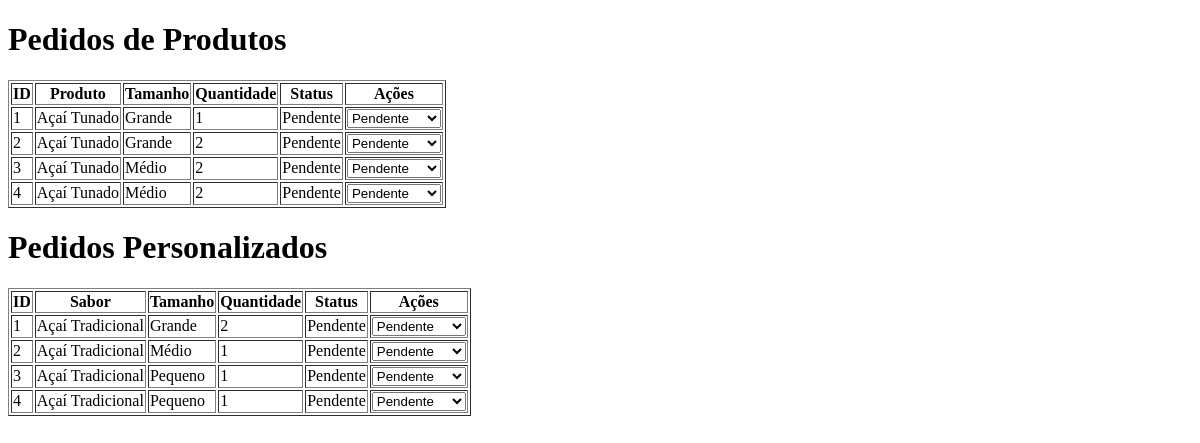
Before: /pedido/listar-pedidos/ (signed in) with the older database file.
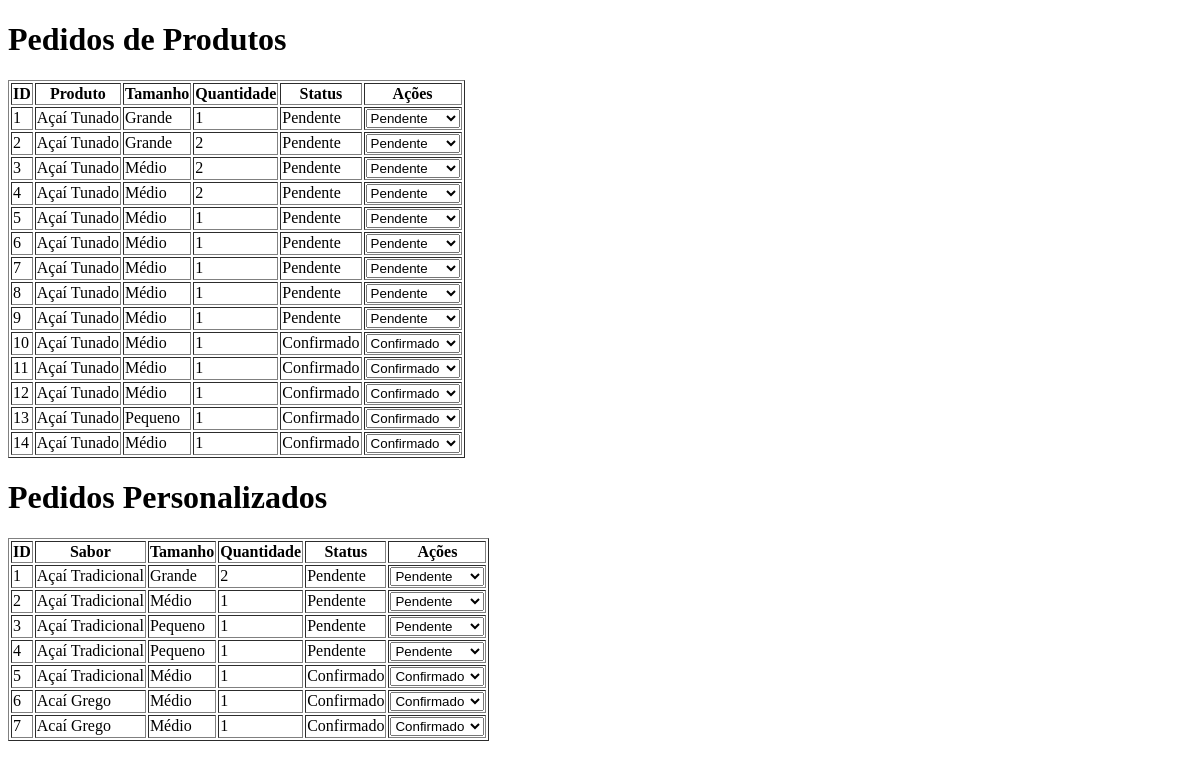
After: the same page with the newer database file.
### pedido/models.py (models this page shows, shortened)
class PedidoProduto(models.Model):
    produto = models.ForeignKey(Produto, on_delete=models.CASCADE)
    tamanho = models.ForeignKey(Tamanho, on_delete=models.CASCADE)
    quantidade = models.PositiveIntegerField(default=1)
    data_pedido = models.DateTimeField(auto_now_add=True)
    METODOS_PAGAMENTO = [
        ('pagamento_na_entrega', 'Pagar na Entrega'),
    ]
    metodo_pagamento = models.CharField(max_length=20, choices=METODOS_PAGAMENTO, default='pagamento_na_entrega')
    STATUS_PEDIDO = [
        ('pendente', 'Pendente'),
        ('confirmado', 'Confirmado'),
        ('em_transito', 'Em Trânsito'),
        ('entregue', 'Entregue'),
    ]
    status = models.CharField(max_length=20, choices=STATUS_PEDIDO, default='pendente')

class PedidoPersonalizado(models.Model):
    sabor = models.ForeignKey(Sabor, on_delete=models.CASCADE)
    acompanhamentos = models.ManyToManyField(Acompanhamento, blank=True)
    tamanho = models.ForeignKey(Tamanho, on_delete=models.CASCADE)
    quantidade = models.PositiveIntegerField(default=1)
    data_pedido = models.DateTimeField(auto_now_add=True)
    METODOS_PAGAMENTO = [
        ('pagamento_na_entrega', 'Pagar na Entrega'),
    ]
    metodo_pagamento = models.CharField(max_length=20, choices=METODOS_PAGAMENTO, default='pagamento_na_entrega')
    STATUS_PEDIDO = [
        ('pendente', 'Pendente'),
        ('confirmado', 'Confirmado'),
        ('em_transito', 'Em Trânsito'),
        ('entregue', 'Entregue'),
    ]
    status = models.CharField(max_length=20, choices=STATUS_PEDIDO, default='pendente')

### produto/models.py (models this page shows, shortened)
class Produto(models.Model):
    nome = models.CharField(max_length=100)
    preco = models.DecimalField(max_digits=6, decimal_places=2)
    sabor = models.ManyToManyField(Sabor, blank=True)
    acompanhamentos = models.ManyToManyField(Acompanhamento, blank=True)

### ingrediente/models.py (models this page shows, shortened)
class Tamanho(models.Model):
    nome = models.CharField(max_length=50)
    preco_adicional = models.DecimalField(max_digits=5, decimal_places=2)

class Sabor(models.Model):
    nome = models.CharField(max_length=100)
    preco_adicional = models.DecimalField(max_digits=5, decimal_places=2)

### pedido/views.py (the view)
# urls.py: path('listar-pedidos/', views.listar_pedidos, name='listar_pedidos'),
@user_passes_test(lambda u: u.is_staff)
def listar_pedidos(request):
    pedidos_produto = PedidoProduto.objects.all()
    pedidos_personalizado = PedidoPersonalizado.objects.all()
    return render(request, 'pedido/listar_pedidos.html', {
        'pedidos_produto': pedidos_produto,
        'pedidos_personalizado': pedidos_personalizado,
    })

### templates/pedido/listar_pedidos.html (shortened to what this page needs)
<!DOCTYPE html>
<html>
<head>
</head>
<body>
    <h1>Pedidos de Produtos</h1>
    <table border="1">
        <thead>
            <tr>
                <th>ID</th>
                <th>Produto</th>
                <th>Tamanho</th>
                <th>Quantidade</th>
                <th>Status</th>
                <th>Ações</th>
            </tr>
        </thead>
        <tbody>
            {% for pedido in pedidos_produto %}
            <tr>
                <td>{{ pedido.id }}</td>
                <td>{{ pedido.produto.nome }}</td>
                <td>{{ pedido.tamanho.nome }}</td>
                <td>{{ pedido.quantidade }}</td>
                <td>{{ pedido.get_status_display }}</td>
                <td>
                    <form action="{% url 'atualizar_status' pedido_id=pedido.id tipo_pedido='produto' %}" method="post">
                        <select name="status" onchange="this.form.submit()">
                            <option value="pendente" {% if pedido.status == 'pendente' %}selected{% endif %}>Pendente</option>
                            <option value="confirmado" {% if pedido.status == 'confirmado' %}selected{% endif %}>Confirmado</option>
                        </select>
                    </form>
                </td>
            </tr>
            {% endfor %}
        </tbody>
    </table>
    <h1>Pedidos Personalizados</h1>
    <table border="1">
        <thead>
            <tr>
                <th>ID</th>
                <th>Sabor</th>
                <th>Tamanho</th>
                <th>Quantidade</th>
                <th>Status</th>
                <th>Ações</th>
            </tr>
        </thead>
        <tbody>
            {% for pedido in pedidos_personalizado %}
            <tr>
                <td>{{ pedido.id }}</td>
                <td>{{ pedido.sabor.nome }}</td>
                <td>{{ pedido.tamanho.nome }}</td>
                <td>{{ pedido.quantidade }}</td>
                <td>{{ pedido.get_status_display }}</td>
                <td>
                    <form action="{% url 'atualizar_status' pedido_id=pedido.id tipo_pedido='personalizado' %}" method="post">
                        <select name="status" onchange="this.form.submit()">
                            <option value="pendente" {% if pedido.status == 'pendente' %}selected{% endif %}>Pendente</option>
                            <option value="confirmado" {% if pedido.status == 'confirmado' %}selected{% endif %}>Confirmado</option>
                        </select>
                    </form>
                </td>
            </tr>
            {% endfor %}
        </tbody>
    </table>
</body>
</html>

Changed rows visible on the page:
added PedidoProduto: id "5", produto.nome "Açaí Tunado", tamanho.nome "Médio", quantidade "1", status "Pendente"
added PedidoProduto: id "6", produto.nome "Açaí Tunado", tamanho.nome "Médio", quantidade "1", status "Pendente"
added PedidoProduto: id "7", produto.nome "Açaí Tunado", tamanho.nome "Médio", quantidade "1", status "Pendente"
added PedidoProduto: id "8", produto.nome "Açaí Tunado", tamanho.nome "Médio", quantidade "1", status "Pendente"
added PedidoProduto: id "9", produto.nome "Açaí Tunado", tamanho.nome "Médio", quantidade "1", status "Pendente"
added PedidoProduto: id "10", produto.nome "Açaí Tunado", tamanho.nome "Médio", quantidade "1", status "Confirmado"
added PedidoProduto: id "11", produto.nome "Açaí Tunado", tamanho.nome "Médio", quantidade "1", status "Confirmado"
added PedidoProduto: id "12", produto.nome "Açaí Tunado", tamanho.nome "Médio", quantidade "1", status "Confirmado"
added PedidoProduto: id "13", produto.nome "Açaí Tunado", tamanho.nome "Pequeno", quantidade "1", status "Confirmado"
added PedidoProduto: id "14", produto.nome "Açaí Tunado", tamanho.nome "Médio", quantidade "1", status "Confirmado"
added PedidoPersonalizado: id "5", sabor.nome "Açaí Tradicional", tamanho.nome "Médio", quantidade "1", status "Confirmado"
added PedidoPersonalizado: id "6", sabor.nome "Acaí Grego", tamanho.nome "Médio", quantidade "1", status "Confirmado"
added PedidoPersonalizado: id "7", sabor.nome "Acaí Grego", tamanho.nome "Médio", quantidade "1", status "Confirmado"
